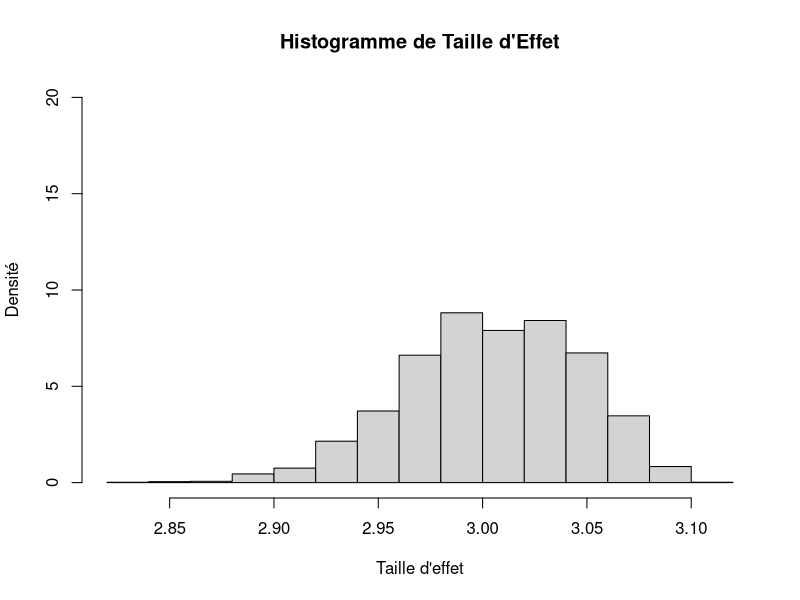

Write R code to recreate this figure.
# Objectif de l'étape 1:
# Déterminer la taille d'effet du cas incongruent sur le cas congruent.
# On part d'un nombre 

tailledeffet<-function(mean, var, alpha, puissance)
{
  norm <- rnorm(1000, mean, var)
  
  meanu <- 1:3000
  for (i in 1:3000) {
    rand <- sample(1:1000, 800)
    rnormboot <- norm[rand]
    tri <- sort(rnormboot)
    max <- round((1-alpha)*length(rnormboot))
    min <- round((1-puissance)*length(rnormboot))
    umax <- tri[max]
    umin <- tri[min+1]
    meanu[i] <- umax - umin
  }

  hist(meanu,main="Histogramme de Taille d'Effet",xlab="Taille d'effet",ylab="Densité",ylim=c(0,20/sqrt(var)),proba=T)
  
  return(mean(meanu))
}

te<-tailledeffet(10,1, 0.05, 0.9)
te
